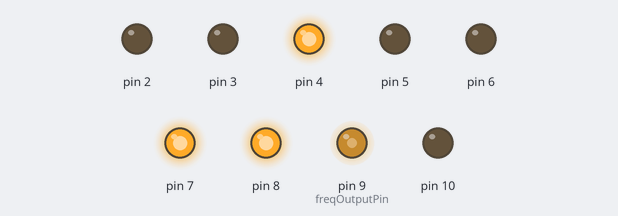
A sketch run on a simulated Arduino Uno, built with avr-gcc and run on an emulated ATmega328P. Shown: output pins drawn as LEDs (lit = HIGH).

Above: at 0.1 s.
Timing chart, 0 to 1.6 s (numbered marks = the images above):
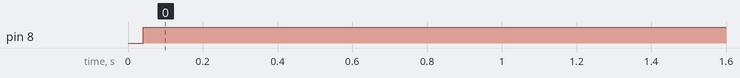

Measured:
- by itself, pin 8: LOW → HIGH at 0.04 s

The sketch:

_8MHz_test.ino
```cpp
#include <SPI.h>
uint16_t a = 0;
const int freqOutputPin = 9;   // OC1A output pin for ATmega32u4 (Arduino Micro)
const int ocr1aval  = 3; //Counter - 0 = 8 MHz, 1 = 4 MHz, 3 = 2 MHz, 7 = 1 MHz, etc.

void setup() {
  DDRB |= B00111111;
  PORTB &= B11000001; //Set all pins but 8 low
  PORTB |= B00000011; //Set pin 8, 9 high
  DDRD |= B11111100;
  PORTD |= B10010000; //Set pins 4 and 7 high
  PORTD &= B11110111; //Set pin 3 low

  SPI.begin();
  PORTB &= B11111110;
  SPI.beginTransaction(SPISettings(20000000, MSBFIRST, SPI_MODE0));
  SPI.transfer16(256+255);
  SPI.endTransaction();
  PORTB |= B00000001;
delay(1);
  PORTB &= B11111110;
  SPI.beginTransaction(SPISettings(20000000, MSBFIRST, SPI_MODE0));
  SPI.transfer16(255);
  SPI.endTransaction();
  PORTB |= B00000001;

  // set up Timer 1
    pinMode(freqOutputPin, OUTPUT);
    TCCR1A = ( (1 << COM1A0));
    TCCR1B = ((1 << WGM12) | (1 << CS10));
    TIMSK1 = 0;
    OCR1A = ocr1aval;

}

void loop() {

}
```
